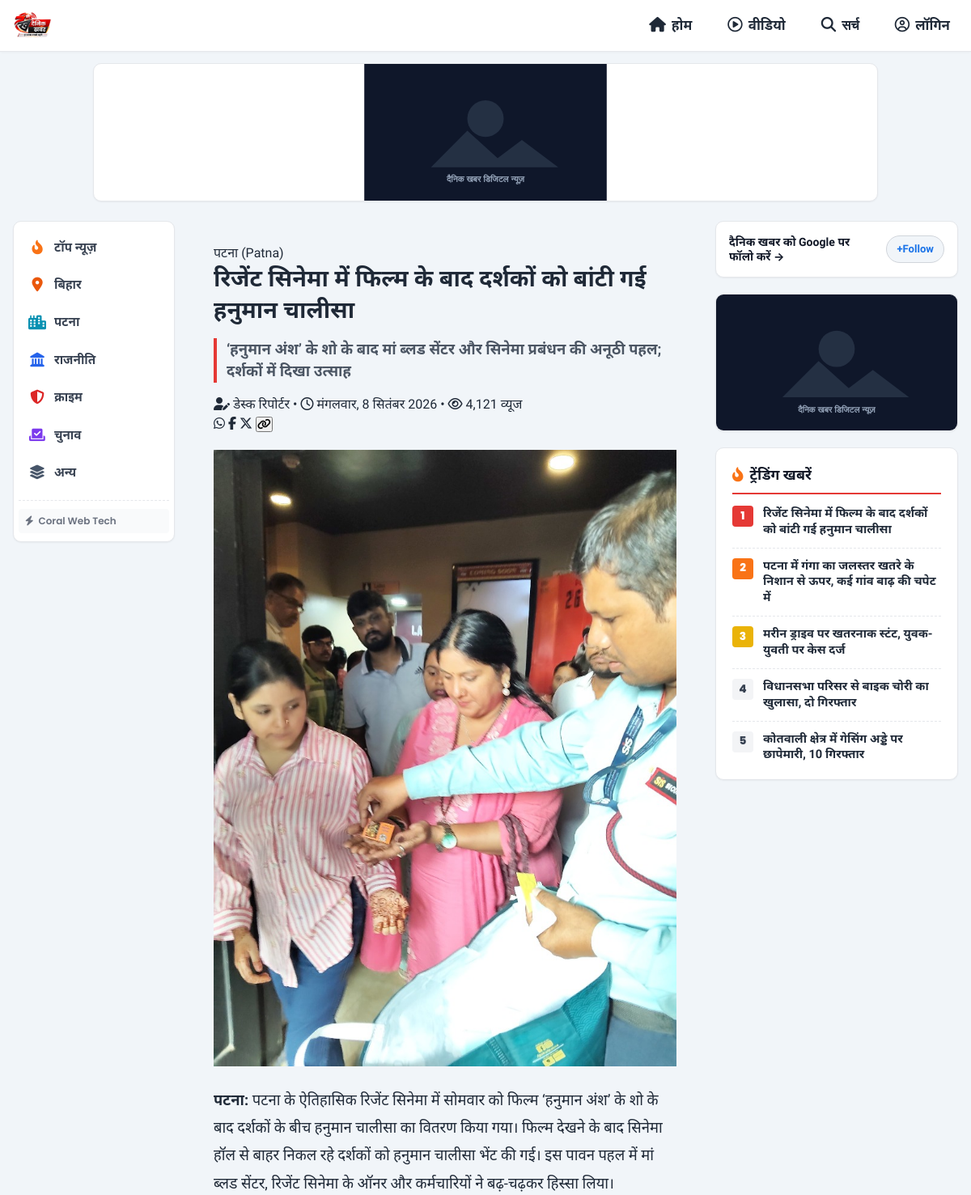
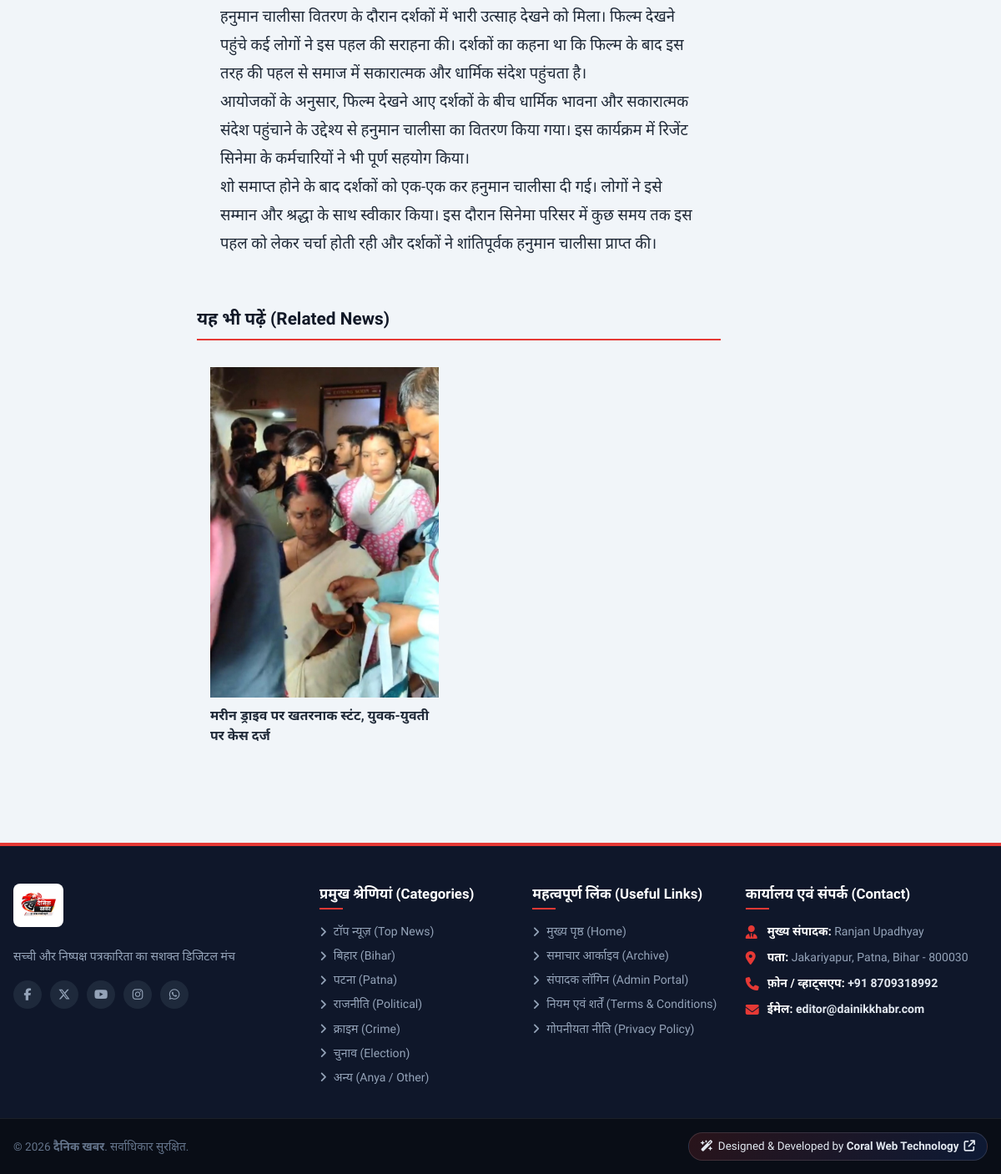
Before: /article.php?slug=regent-cinema-patna-hanuman-chalisa-distribution-movie-show with the older database file (2 pictures, top to bottom).
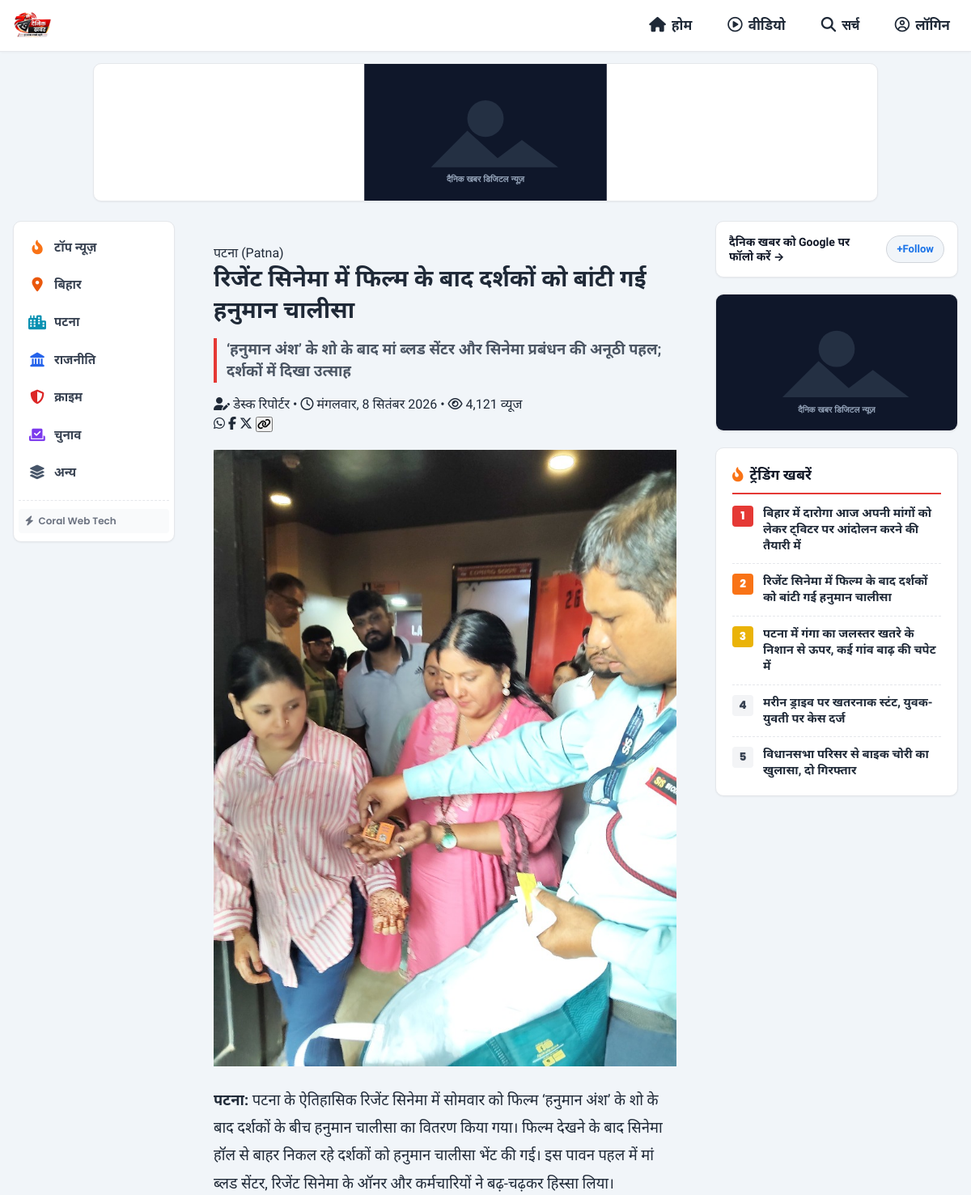
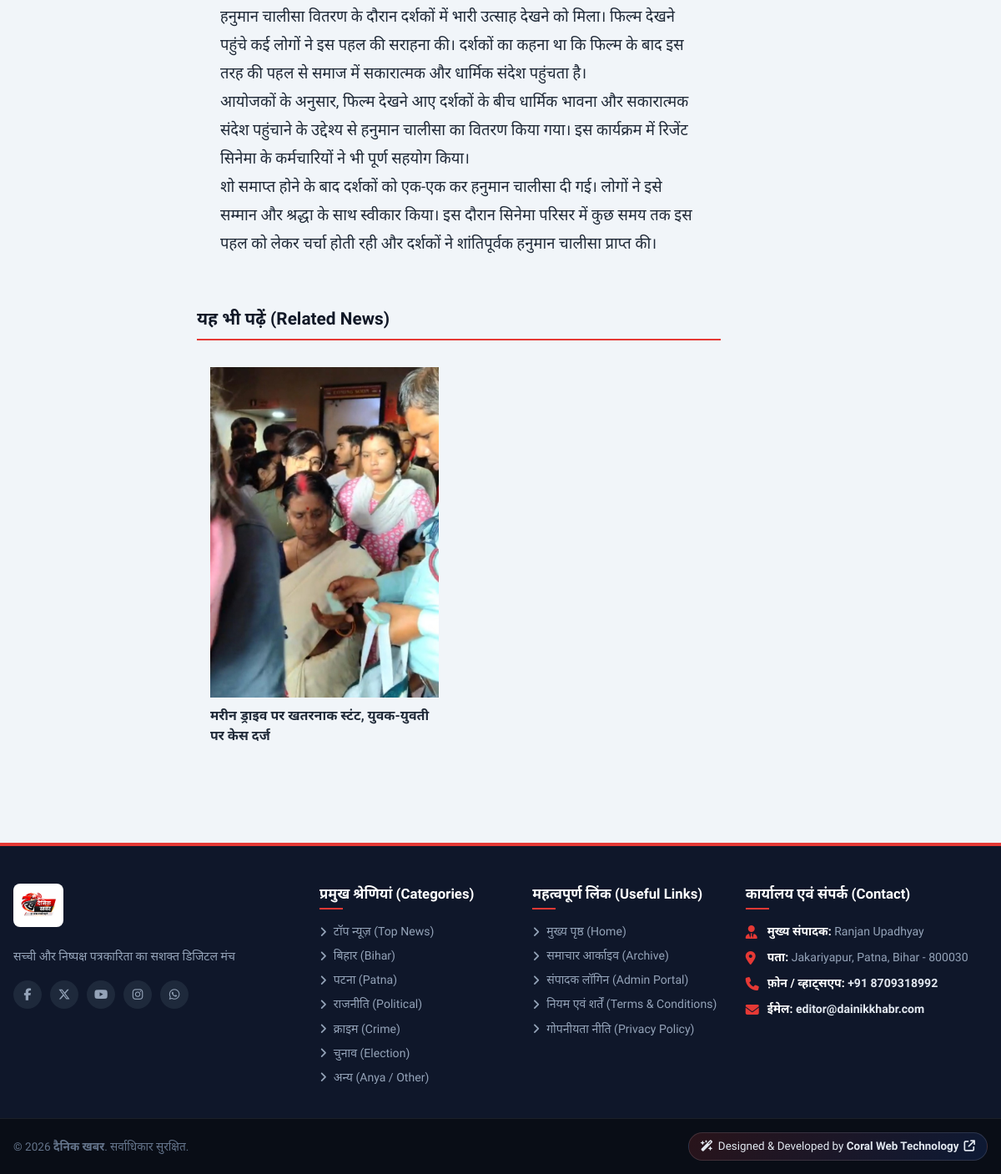
After: the same page with the newer database file (2 pictures, top to bottom).
### tables this page shows
CREATE TABLE `news` (
  `id` INT AUTO_INCREMENT PRIMARY KEY,
  `category_id` INT NOT NULL,
  `headline` VARCHAR(500) NOT NULL,
  `subheadline` VARCHAR(500) DEFAULT NULL,
  `slug` VARCHAR(550) NOT NULL UNIQUE,
  `content` LONGTEXT NOT NULL,
  `media_type` ENUM('image', 'video_upload', 'video_embed') NOT NULL DEFAULT 'image',
  `media_url` VARCHAR(255) NOT NULL,
  `priority_order` INT DEFAULT 0,
  `is_breaking` TINYINT(1) DEFAULT 0,
  `views` INT DEFAULT 0,
  `created_at` TIMESTAMP DEFAULT CURRENT_TIMESTAMP,
  `updated_at` TIMESTAMP DEFAULT CURRENT_TIMESTAMP ON UPDATE CURRENT_TIMESTAMP,
  FOREIGN KEY (`category_id`) REFERENCES `categories` (`id`) ON DELETE CASCADE
);

CREATE TABLE `categories` (
  `id` INT AUTO_INCREMENT PRIMARY KEY,
  `name` VARCHAR(100) NOT NULL,
  `slug` VARCHAR(120) NOT NULL UNIQUE,
  `icon` VARCHAR(50) DEFAULT 'fa-newspaper',
  `display_order` INT DEFAULT 0,
  `status` TINYINT(1) DEFAULT 1,
  `created_at` TIMESTAMP DEFAULT CURRENT_TIMESTAMP
);

CREATE TABLE `settings` (
  `id` INT AUTO_INCREMENT PRIMARY KEY,
  `site_title` VARCHAR(150) NOT NULL DEFAULT 'दैनिक खबर',
  `tagline` VARCHAR(255) NOT NULL DEFAULT 'सच्ची और निष्पक्ष पत्रकारिता का सशक्त डिजिटल मंच',
  `theme_color` VARCHAR(20) NOT NULL DEFAULT '#e53935',
  `logo_url` VARCHAR(255) DEFAULT 'assets/images/logo.svg',
  `epaper_link` VARCHAR(255) DEFAULT 'https://epaper.dainikkhabr.com',
  `created_at` TIMESTAMP DEFAULT CURRENT_TIMESTAMP,
  `updated_at` TIMESTAMP DEFAULT CURRENT_TIMESTAMP ON UPDATE CURRENT_TIMESTAMP
);

### article.php (the view, shortened to what the rows shown need)
<?php
require_once __DIR__ . '/includes/functions.php';
$slug = trim($_GET['slug'] ?? '');
$stmt = $pdo->prepare("
    SELECT n.*, c.name AS category_name, c.slug AS category_slug
    FROM news n
    JOIN categories c ON n.category_id = c.id
    WHERE n.slug = :slug
    LIMIT 1
");
$stmt->execute([':slug' => $slug]);
$article = $stmt->fetch();
$article['views']++;
$relatedStmt = $pdo->prepare("
    SELECT n.*, c.name AS category_name, c.slug AS category_slug
    FROM news n
    JOIN categories c ON n.category_id = c.id
    WHERE n.category_id = :cat_id AND n.id != :id
    ORDER BY n.priority_order ASC, n.created_at DESC
    LIMIT 4
");
$relatedStmt->execute([':cat_id' => $article['category_id'], ':id' => $article['id']]);
$relatedArticles = $relatedStmt->fetchAll();
$trendingArticles = get_trending_news($pdo, 5);
require_once __DIR__ . '/includes/header.php';
?>
<div class="bhaskar-page-body">
  <div class="container">
    <div class="bhaskar-grid-3col">
      <main class="bhaskar-main-feed">
        <article class="bhaskar-story-card" style="padding: 28px;">
          <div class="bhaskar-story-header">
            <a href="<?= BASE_URL ?>/category.php?cat=<?= urlencode($article['category_slug']) ?>" class="bhaskar-category-pill">
              <?= htmlspecialchars($article['category_name']) ?>
            </a>
            <h1 class="bhaskar-headline" style="font-size: 1.8rem; line-height: 1.35;">
              <?= htmlspecialchars($article['headline']) ?>
            </h1>
            <?php if (!empty($article['subheadline'])): ?>
              <div class="bhaskar-subheadline" style="font-size: 1.15rem; font-weight: 600; color: var(--gray-600); border-left: 4px solid var(--theme-color); padding-left: 12px; margin: 15px 0;">
                <?= htmlspecialchars($article['subheadline']) ?>
              </div>
            <?php endif; ?>
            <div class="bhaskar-story-footer" style="margin-bottom: 20px;">
              <div class="bhaskar-meta-info">
                <span><i class="fa-solid fa-user-pen"></i> डेस्क रिपोर्टर</span>
                <span>•</span>
                <span><i class="fa-regular fa-clock"></i> <?= format_hindi_date($article['created_at']) ?></span>
                <span>•</span>
                <span><i class="fa-regular fa-eye"></i> <?= number_format($article['views']) ?> व्यूज</span>
              </div>
              <div class="bhaskar-share-btns">
              </div>
            </div>
          </div>
          <?= render_media_container($article['media_type'], $article['media_url'], $article['headline']) ?>
          <div class="article-rich-body" style="font-size: 1.15rem; line-height: 1.85; color: var(--gray-800); margin-top: 25px;">
            <?= $article['content'] ?>
          </div>
        </article>
        <?php if (!empty($relatedArticles)): ?>
          <div style="margin-top: 30px;">
            <div style="display: grid; grid-template-columns: 1fr 1fr; gap: 16px;">
              <?php foreach ($relatedArticles as $rStory): ?>
                <div class="bhaskar-story-card" style="padding: 16px;">
                  <?= render_media_container($rStory['media_type'], $rStory['media_url'], $rStory['headline']) ?>
                  <h4 style="font-size: 1rem; font-weight: 700; margin-top: 10px;">
                    <a href="<?= BASE_URL ?>/article.php?slug=<?= urlencode($rStory['slug']) ?>">
                      <?= htmlspecialchars($rStory['headline']) ?>
                    </a>
                  </h4>
                </div>
              <?php endforeach; ?>
            </div>
          </div>
        <?php endif; ?>
      </main>
      <aside class="bhaskar-right-rail">
        <div class="bhaskar-trending-widget">
          <div class="bhaskar-rank-list">
            <?php foreach ($trendingArticles as $idx => $tArt): ?>
              <div class="bhaskar-rank-item">
                <span class="bhaskar-rank-num"><?= $idx + 1 ?></span>
                <a href="<?= BASE_URL ?>/article.php?slug=<?= urlencode($tArt['slug']) ?>" class="bhaskar-rank-title">
                  <?= htmlspecialchars($tArt['headline']) ?>
                </a>
              </div>
            <?php endforeach; ?>
          </div>
        </div>
      </aside>
    </div>
  </div>
</div>
<?php
require_once __DIR__ . '/includes/footer.php';
?>

### includes/functions.php (shortened to what the rows shown need)
<?php
require_once __DIR__ . '/../config/db.php';
function format_hindi_date($datetime = null) {
    if (!$datetime) {
        $timestamp = time();
    } else {
        $timestamp = is_numeric($datetime) ? $datetime : strtotime($datetime);
    }
    $days = [
        'Sunday'    => 'रविवार',
        'Monday'    => 'सोमवार',
        'Tuesday'   => 'मंगलवार',
        'Wednesday' => 'बुधवार',
        'Thursday'  => 'गुरुवार',
        'Friday'    => 'शुक्रवार',
        'Saturday'  => 'शनिवार'
    ];
    $months = [
        'January'   => 'जनवरी',
        'February'  => 'फरवरी',
        'March'     => 'मार्च',
        'April'     => 'अप्रैल',
        'May'       => 'मई',
        'June'      => 'जून',
        'July'      => 'जुलाई',
        'August'    => 'अगस्त',
        'September' => 'सितंबर',
        'October'   => 'अक्टूबर',
        'November'  => 'नवंबर',
        'December'  => 'दिसंबर'
    ];
    $englishDay = date('l', $timestamp);
    $englishMonth = date('F', $timestamp);
    $dayNumber = date('j', $timestamp);
    $year = date('Y', $timestamp);
    $hindiDay = $days[$englishDay] ?? $englishDay;
    $hindiMonth = $months[$englishMonth] ?? $englishMonth;
    return "{$hindiDay}, {$dayNumber} {$hindiMonth} {$year}";
}
function get_site_settings($pdo_conn = null) {
    global $pdo;
    $db = $pdo_conn ?: $pdo;
    static $settings = null;
    if ($settings === null) {
        $default = [
            'site_title'  => 'दैनिक खबर',
            'tagline'     => 'सच्ची और निष्पक्ष पत्रकारिता का सशक्त डिजिटल मंच',
            'theme_color' => '#e53935',
            'logo_url'    => 'assets/images/logo.png',
            'epaper_link' => 'https://epaper.dainikkhabr.com'
        ];
        if ($db) {
            try {
                $stmt = $db->query("SELECT * FROM settings WHERE id = 1 LIMIT 1");
                $row = $stmt->fetch();
                $settings = $row ?: $default;
            } catch (PDOException $e) {
                $settings = $default;
            }
        } else {
            $settings = $default;
        }
    }
    return $settings;
}
function get_all_categories($pdo_conn = null) {
    global $pdo;
    $db = $pdo_conn ?: $pdo;
    try {
        $stmt = $db->query("SELECT * FROM categories WHERE status = 1 ORDER BY display_order ASC, id ASC");
        return $stmt->fetchAll();
    } catch (PDOException $e) {
        return [];
    }
}
function get_media_url($url, $media_type = 'image') {
    if (file_exists(UPLOAD_DIR . $url)) {
        return UPLOAD_URL . $url;
    }
    return ASSETS_URL . 'images/placeholder.svg';
}
function render_media_container($mediaType, $mediaUrl, $headline = '') {
    $escapedHeadline = htmlspecialchars($headline, ENT_QUOTES, 'UTF-8');
    if ($mediaType === 'video_embed') {
        $ytId = get_youtube_video_id($mediaUrl);
        $thumb = get_youtube_thumbnail($mediaUrl);
        return '
        <div class="bhaskar-media-box" data-video-embed="' . htmlspecialchars($mediaUrl, ENT_QUOTES, 'UTF-8') . '">
            <img src="' . htmlspecialchars($thumb) . '" alt="' . $escapedHeadline . '" class="bhaskar-media-elem" loading="lazy">
            <button class="bhaskar-play-overlay" title="वीडियो चलाएं" aria-label="Play Video">
                <i class="fa-solid fa-play"></i>
            </button>
        </div>';
    } elseif ($mediaType === 'video_upload') {
        $videoSrc = (strpos($mediaUrl, 'http') === 0) ? $mediaUrl : (UPLOAD_URL . htmlspecialchars($mediaUrl));
        return '
        <div class="bhaskar-media-box">
            <video src="' . $videoSrc . '" class="bhaskar-media-elem" controls preload="metadata"></video>
        </div>';
    } else {
        $imgSrc = get_media_url($mediaUrl, 'image');
        return '
        <div class="bhaskar-media-box">
            <img src="' . htmlspecialchars($imgSrc) . '" alt="' . $escapedHeadline . '" class="bhaskar-media-elem" loading="lazy">
        </div>';
    }
}
function get_trending_news($pdo_conn = null, $limit = 5) {
    global $pdo;
    $db = $pdo_conn ?: $pdo;
    try {
        $stmt = $db->prepare("
            SELECT n.*, c.name AS category_name, c.slug AS category_slug
            FROM news n
            JOIN categories c ON n.category_id = c.id
            ORDER BY n.views DESC, n.created_at DESC
            LIMIT :limit
        ");
        $stmt->bindValue(':limit', (int)$limit, PDO::PARAM_INT);
        $stmt->execute();
        return $stmt->fetchAll();
    } catch (PDOException $e) {
        return [];
    }
}

### includes/footer.php (shortened to what the rows shown need)
<?php
$settings = get_site_settings();
$categories = get_all_categories();
?>
<footer class="site-footer">
    <div class="footer-top">
        <div class="container footer-grid">
            <div class="footer-col brand-col">
                <div class="footer-logo">
                    <img src="<?php echo SITE_URL; ?>/assets/images/logo.png" alt="<?php echo htmlspecialchars($settings['site_title'] ?? 'दैनिक खबर'); ?>" class="footer-brand-logo-img">
                </div>
                <p class="brand-desc">
                    <?php echo htmlspecialchars($settings['tagline'] ?? 'सच्ची और निष्पक्ष पत्रकारिता का सशक्त डिजिटल मंच। देश, विदेश, राज्य और शहर की हर बड़ी खबर सबसे पहले।'); ?>
                </p>
                <div class="social-links">
                    <a href="https://facebook.com" target="_blank" rel="noopener" aria-label="Facebook"><i class="fa-brands fa-facebook-f"></i></a>
                    <a href="https://twitter.com" target="_blank" rel="noopener" aria-label="Twitter / X"><i class="fa-brands fa-x-twitter"></i></a>
                    <a href="https://youtube.com" target="_blank" rel="noopener" aria-label="YouTube"><i class="fa-brands fa-youtube"></i></a>
                    <a href="https://instagram.com" target="_blank" rel="noopener" aria-label="Instagram"><i class="fa-brands fa-instagram"></i></a>
                    <a href="https://whatsapp.com" target="_blank" rel="noopener" aria-label="WhatsApp"><i class="fa-brands fa-whatsapp"></i></a>
                </div>
            </div>
            <div class="footer-col">
                <ul class="footer-links-list">
                    <?php foreach ($categories as $cat): ?>
                        <li>
                            <a href="<?php echo SITE_URL; ?>/category.php?slug=<?php echo urlencode($cat['slug']); ?>">
                                <i class="fa-solid fa-angle-right"></i> <?php echo htmlspecialchars($cat['name']); ?>
                            </a>
                        </li>
                    <?php endforeach; ?>
                </ul>
            </div>
        </div>
    </div>
    <div class="footer-bottom">
        <div class="container footer-bottom-inner">
            <div class="copyright-text">
                &copy; <?php echo date('Y'); ?> <strong><?php echo htmlspecialchars($settings['site_title'] ?? 'दैनिक खबर'); ?></strong>. सर्वाधिकार सुरक्षित.
            </div>
        </div>
    </div>
</footer>
</body>
</html>

Changed rows visible on the page:
removed news: headline "कोतवाली क्षेत्र में गेसिंग अड्डे पर छापेमारी, 10 गिरफ्तार", shown under "ट्रेंडिंग खबरें"
added news: headline "बिहार में दारोगा आज अपनी मांगों को लेकर ट्विटर पर आंदोलन करने की तैयारी में", shown under "ट्रेंडिंग खबरें"
